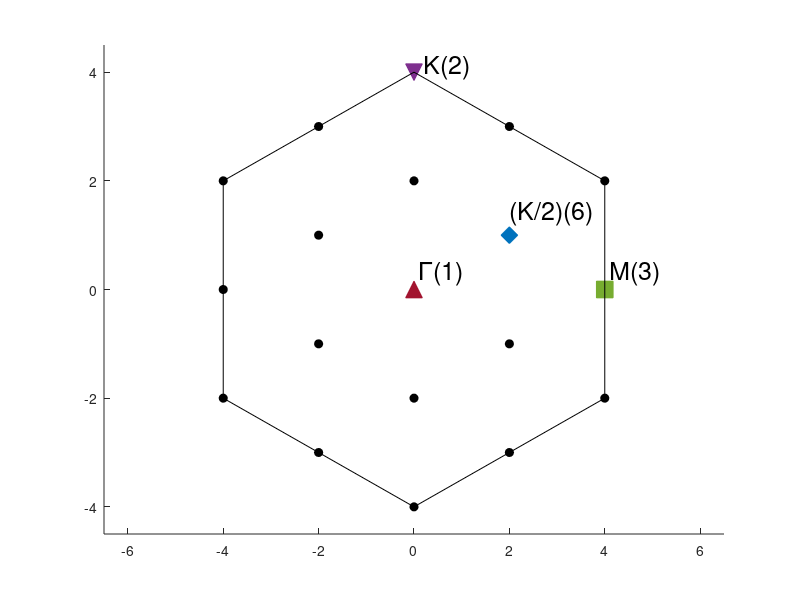

This figure's MATLAB source:
function insetBZdiagram()
    figure; hold on;
    plot([0,0,0],[-4,-2,2],'o','MarkerFaceColor','k','MarkerEdgeColor','k');
    plot(0,0,'^','MarkerFaceColor',[0.6350 0.0780 0.1840],'MarkerEdgeColor',[0.6350 0.0780 0.1840],'MarkerSize',12);
    plot(2,1,'diamond','MarkerFaceColor',[0 0.4470 0.7410],'MarkerEdgeColor',[0 0.4470 0.7410],'MarkerSize',12);
    plot(4,0,'square','MarkerEdgeColor',[0.4660 0.6740 0.1880],'MarkerFaceColor',[0.4660 0.6740 0.1880],'MarkerSize',12);
    plot(0,4,'v','MarkerEdgeColor',[0.4940 0.1840 0.5560],'MarkerFaceColor',[0.4940 0.1840 0.5560],'MarkerSize',12);
    plot([-2,-2,-2,-2],[-3,-1,1,3],'o','MarkerFaceColor','k','MarkerEdgeColor','k');
    plot([-4,-4,-4],[-2,0,2],'o','MarkerFaceColor','k','MarkerEdgeColor','k');
    plot([2,2,2],[-3,-1,3],'o','MarkerFaceColor','k','MarkerEdgeColor','k');
    plot([4,4],[-2,2],'o','MarkerFaceColor','k','MarkerEdgeColor','k');
    plot([-4,0],[2,4],'k-');
    plot([0,4],[4,2],'k-');
    plot([4,4],[2,-2],'k-');
    plot([4,0],[-2,-4],'k-');
    plot([0,-4],[-4,-2],'k-');
    plot([-4,-4],[-2,2],'k-');
    xlim([-6.5 6.5]);
    ylim([-4.5 4.5]);
    text(0.1,0.3,'\Gamma(1)','FontSize',18);
    text(2,1.4,'(K/2)(6)','FontSize',18);
    text(4.1,0.3,'M(3)','FontSize',18);
    text(0.2,4.1,'K(2)','FontSize',18);
end